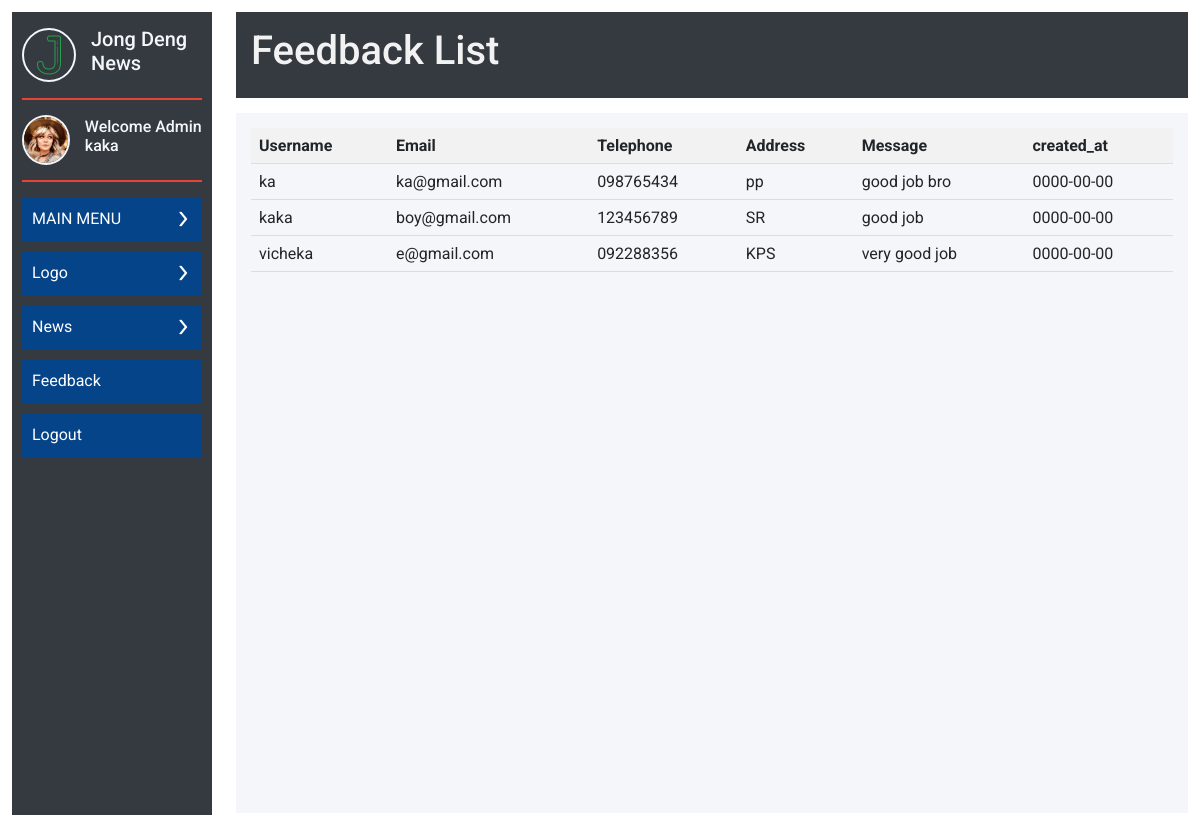
Screenshot of /admin/show_feedback.php (signed in) with the database file from the repository.
### tables this page shows
CREATE TABLE `tbl_user` (
  `id` int(11) NOT NULL,
  `username` varchar(100) NOT NULL,
  `email` varchar(100) NOT NULL,
  `password` varchar(255) NOT NULL,
  `thumbnail` varchar(100) NOT NULL
);

CREATE TABLE `tbl_feedback` (
  `id` int(11) NOT NULL,
  `username` varchar(100) NOT NULL,
  `email` varchar(100) NOT NULL,
  `telephone` varchar(255) NOT NULL,
  `address` varchar(100) NOT NULL,
  `message` text NOT NULL,
  `created_at` date NOT NULL
);

### admin/function.php (called while the page is built, shortened)
<?php
    function connection(){
        $connection = new mysqli('localhost','root','','project1');
        return $connection;
    }

### admin/show_feedback.php (the view, shortened to what this page needs)
<?php
include('sidebar.php');
?>
<!DOCTYPE html>
<html>
<head>
</head>
<body>
    <div class="col-10">
    <div class="content-right">
        <div class="top" style="background-color:#343a40">
    <h1 style="color:#f2f2f2; background-color:#343a40">Feedback List</h1>
        </div>
    <div class="bottom view-post">
    <table>
        <tr>
            <th>Username</th>
            <th>Email</th>
            <th>Telephone</th>
            <th>Address</th>
            <th>Message</th>
            <th>created_at</th>
        </tr>
        <?php
        if ($rs->num_rows > 0) {
            $sql = "SELECT `username`, `email`, `telephone`, `address`, `message` ,`created_at` FROM `tbl_feedback`";
            $rs  = connection()->query($sql);
            while($row = $rs->fetch_assoc()) {
                echo "<tr>";
                echo "<td>" . $row["username"] . "</td>";
                echo "<td>" . $row["email"] . "</td>";
                echo "<td>" . $row["telephone"] . "</td>";
                echo "<td>" . $row["address"] . "</td>";
                echo "<td>" . $row["message"] . "</td>";
                echo "<td>" . $row["created_at"] . "</td>";
            }
        } else {
            echo "<tr><td colspan='6'>No feedback data available.</td></tr>";
        }
        ?>
    </table>
    </div>
    </div>
    </div>
</body>
</html>

### admin/sidebar.php (shortened to what this page needs)
<?php
    include('function.php');
    $user = $_SESSION['user'];
    $rs = connection()->query("SELECT * FROM `tbl_user` WHERE `id` = '$user'");
    $row = mysqli_fetch_assoc($rs);
?>
<!DOCTYPE html>
<html lang="en">
<head>
    <link rel="stylesheet" href="assets/style/theme.css">
    <link rel="stylesheet" href="assets/style/bootstrap.css">
</head>
<body>
    <main class="admin">
        <div class="container-fluid">
            <div class="row">
                <div class="col-2">
                    <div class="content-left">
                        <div class="wrap-top">
                            <img src="assets/icon/admin-logo.png" alt="">
                            <h5>Jong Deng News</h5>
                        </div>
                        <div class="wrap-center">
                            <img src="assets/AdminThumbnail/<?php echo $row['thumbnail']; ?>" alt="" width="50px" height="50px">
                            <h6>Welcome Admin <?php echo $row['username'] ?> </h6>
                        </div>
                        <div class="wrap-bottom">
                            <ul>
                                <li class="parent">
                                    <a class="parent" href="javascript:void(0)">
                                        <span>MAIN MENU</span>
                                        <img src="assets/icon/arrow.png" alt="">
                                    </a>
                                </li>
                                <li class="parent">
                                    <a class="parent" href="javascript:void(0)">
                                        <span>Logo</span>
                                        <img src="assets/icon/arrow.png" alt="">
                                    </a>
                                </li>
                                <li class="parent">
                                    <a class="parent" href="javascript:void(0)">
                                        <span>News</span>
                                        <img src="assets/icon/arrow.png" alt="">
                                    </a>
                                </li>
                                <li class="parent">
                                    <a href="show_feedback.php">Feedback</a>
                                </li>
                                <li >
                                    <a  href="logout.php">
                                        <span>Logout</span>
                                    </a>
                                </li>
                            </ul>
                        </div>
                    </div>
                </div>

### admin/assets/style/theme.css (style rules this page uses)
:root { --black : #343A40; --orange : #EA4335; --blue : #064489; --white : #FFFFFF; --blur-gray : #F4F6F9; }
.admin .content-left a.parent img , .admin .content-left a.parent img.rotate { transition: all .3s; }
* { font-family: 'Roboto', sans-serif !important; }
a { text-decoration: none !important; }
.container-fluid { padding: 12px !important; }
.col-2 { flex: 0 0 auto; width: 18.666667% !important; }
.col-10 { flex: 0 0 auto; width: 81.333333% !important; }
.admin .content-left { min-height: 98.4%; padding: 15px 10px; background-color: var(--black); }
.admin .content-left .wrap-center , .admin .content-left .wrap-top { margin-bottom: 15px; padding-bottom: 15px; display: flex; align-items: center; border-bottom: 2px solid var(--orange); }
.admin .content-left .wrap-center img , .admin .content-left .wrap-top img { border-radius: 50%; border: 2px solid var(--blur-gray); }
.admin .content-left .wrap-center h6 , .admin .content-left .wrap-top h5 { margin-left: 15px; color: var(--blur-gray); }
.admin .content-left ul { list-style: none; padding: 0px; }
.admin .content-left li.parent { margin-bottom: 10px; }
.admin .content-left a { padding: 10px; width: 100%; display: block; color: var(--white); background-color: var(--blue); }
.admin .content-left a.parent { margin-bottom: 4px; display: flex; align-items: center; justify-content: space-between; }
.admin .content-right .bottom , .admin .content-right .top { padding: 15px; margin-bottom: 15px; background-color: var(--blur-gray); }
.admin .content-right .bottom { min-height: 87.5vh; }

### admin/show_feedback.php (style rules this page uses)
table { width: 100%; border-collapse: collapse; }
th, td { padding: 8px; text-align: left; border-bottom: 1px solid #ddd; }
th { background-color: #f2f2f2; }

### rows the page displays
tbl_user: thumbnail (picture), username "kaka"
tbl_feedback: username "ka", email "ka@gmail.com", telephone "098765434", address "pp", message "good job bro", created_at "0000-00-00"
tbl_feedback: username "kaka", email "boy@gmail.com", telephone "123456789", address "SR", message "good job", created_at "0000-00-00"
tbl_feedback: username "vicheka", email "e@gmail.com", telephone "092288356", address "KPS", message "very good job", created_at "0000-00-00"
